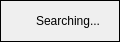
<?xml version="1.0" encoding="UTF-8"?>
<ui version="4.0">
 <class>AnagramFinder</class>
 <widget class="QDialog" name="AnagramFinder">
  <property name="geometry">
   <rect>
    <x>0</x>
    <y>0</y>
    <width>120</width>
    <height>42</height>
   </rect>
  </property>
  <layout class="QGridLayout" name="gridLayout">
   <property name="leftMargin">
    <number>0</number>
   </property>
   <property name="topMargin">
    <number>0</number>
   </property>
   <property name="rightMargin">
    <number>0</number>
   </property>
   <property name="bottomMargin">
    <number>0</number>
   </property>
   <item row="0" column="0">
    <widget class="QFrame" name="frame">
     <property name="frameShape">
      <enum>QFrame::Box</enum>
     </property>
     <layout class="QGridLayout" name="gridLayout_2">
      <item row="0" column="0">
       <layout class="QVBoxLayout" name="verticalLayout">
        <property name="spacing">
         <number>0</number>
        </property>
        <item>
         <spacer name="verticalSpacer">
          <property name="orientation">
           <enum>Qt::Vertical</enum>
          </property>
          <property name="sizeHint" stdset="0">
           <size>
            <width>20</width>
            <height>0</height>
           </size>
          </property>
         </spacer>
        </item>
        <item>
         <widget class="QProgressIndicator" name="progress" native="true">
          <property name="minimumSize">
           <size>
            <width>20</width>
            <height>20</height>
           </size>
          </property>
          <property name="maximumSize">
           <size>
            <width>20</width>
            <height>20</height>
           </size>
          </property>
         </widget>
        </item>
        <item>
         <spacer name="verticalSpacer_2">
          <property name="orientation">
           <enum>Qt::Vertical</enum>
          </property>
          <property name="sizeHint" stdset="0">
           <size>
            <width>20</width>
            <height>0</height>
           </size>
          </property>
         </spacer>
        </item>
       </layout>
      </item>
      <item row="0" column="1">
       <widget class="QLabel" name="label">
        <property name="sizePolicy">
         <sizepolicy hsizetype="Preferred" vsizetype="Preferred">
          <horstretch>1</horstretch>
          <verstretch>0</verstretch>
         </sizepolicy>
        </property>
        <property name="text">
         <string>Searching...</string>
        </property>
       </widget>
      </item>
     </layout>
    </widget>
   </item>
  </layout>
 </widget>
 <customwidgets>
  <customwidget>
   <class>QProgressIndicator</class>
   <extends>QWidget</extends>
   <header>QProgressIndicator.h</header>
   <container>1</container>
  </customwidget>
 </customwidgets>
 <resources/>
 <connections/>
</ui>
